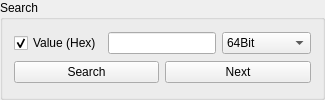
    <widget class="QGroupBox" name="groupBoxSearch">
     <property name="title">
      <string>Search</string>
     </property>
     <layout class="QGridLayout" name="gridLayout_4">
      <item row="0" column="1" colspan="2">
       <widget class="TextBox" name="textBoxSearch"/>
      </item>
      <item row="0" column="3">
       <widget class="ComboBox" name="comboBoxSearch">
        <item>
         <property name="text">
          <string>64Bit</string>
         </property>
        </item>
        <item>
         <property name="text">
          <string>32Bit</string>
         </property>
        </item>
        <item>
         <property name="text">
          <string>32Bit High</string>
         </property>
        </item>
        <item>
         <property name="text">
          <string>32Bit Low</string>
         </property>
        </item>
        <item>
         <property name="text">
          <string>16Bit High</string>
         </property>
        </item>
        <item>
         <property name="text">
          <string>16Bit Low</string>
         </property>
        </item>
        <item>
         <property name="text">
          <string>Custom 1</string>
         </property>
        </item>
        <item>
         <property name="text">
          <string>Custom 2</string>
         </property>
        </item>
        <item>
         <property name="text">
          <string>Custom 3</string>
         </property>
        </item>
        <item>
         <property name="text">
          <string>Custom 4</string>
         </property>
        </item>
        <item>
         <property name="text">
          <string>Custom 5</string>
         </property>
        </item>
        <item>
         <property name="text">
          <string>Custom 6</string>
         </property>
        </item>
        <item>
         <property name="text">
          <string>Custom 7</string>
         </property>
        </item>
        <item>
         <property name="text">
          <string>Custom 8</string>
         </property>
        </item>
        <item>
         <property name="text">
          <string>Custom 9</string>
         </property>
        </item>
        <item>
         <property name="text">
          <string>Custom 10</string>
         </property>
        </item>
       </widget>
      </item>
      <item row="1" column="0" colspan="2">
       <widget class="QPushButton" name="pushButtonSearch">
        <property name="text">
         <string>Search</string>
        </property>
       </widget>
      </item>
      <item row="1" column="2" colspan="2">
       <widget class="QPushButton" name="pushButtonNext">
        <property name="text">
         <string>Next</string>
        </property>
       </widget>
      </item>
      <item row="0" column="0">
       <widget class="QCheckBox" name="checkBoxSearch">
        <property name="text">
         <string>Value (Hex)</string>
        </property>
        <property name="checked">
         <bool>true</bool>
        </property>
       </widget>
      </item>
     </layout>
    </widget>
